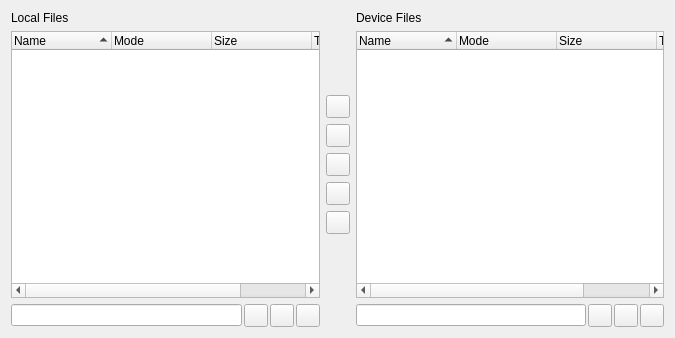
<?xml version="1.0" encoding="UTF-8"?>
<ui version="4.0">
 <class>MicroPythonFileManagerWidget</class>
 <widget class="QWidget" name="MicroPythonFileManagerWidget">
  <property name="geometry">
   <rect>
    <x>0</x>
    <y>0</y>
    <width>675</width>
    <height>338</height>
   </rect>
  </property>
  <layout class="QGridLayout" name="gridLayout">
   <item row="0" column="0">
    <widget class="QLabel" name="label">
     <property name="sizePolicy">
      <sizepolicy hsizetype="Expanding" vsizetype="Preferred">
       <horstretch>0</horstretch>
       <verstretch>0</verstretch>
      </sizepolicy>
     </property>
     <property name="text">
      <string>Local Files</string>
     </property>
    </widget>
   </item>
   <item row="0" column="2">
    <layout class="QHBoxLayout" name="horizontalLayout_3">
     <item>
      <widget class="QLabel" name="label_2">
       <property name="sizePolicy">
        <sizepolicy hsizetype="Expanding" vsizetype="Preferred">
         <horstretch>0</horstretch>
         <verstretch>0</verstretch>
        </sizepolicy>
       </property>
       <property name="text">
        <string>Device Files</string>
       </property>
      </widget>
     </item>
     <item>
      <widget class="EricLed" name="deviceConnectedLed" native="true"/>
     </item>
    </layout>
   </item>
   <item row="1" column="0">
    <widget class="QTreeWidget" name="localFileTreeWidget">
     <property name="contextMenuPolicy">
      <enum>Qt::CustomContextMenu</enum>
     </property>
     <property name="alternatingRowColors">
      <bool>true</bool>
     </property>
     <property name="rootIsDecorated">
      <bool>false</bool>
     </property>
     <property name="itemsExpandable">
      <bool>false</bool>
     </property>
     <property name="sortingEnabled">
      <bool>true</bool>
     </property>
     <attribute name="headerShowSortIndicator" stdset="0">
      <bool>true</bool>
     </attribute>
     <column>
      <property name="text">
       <string>Name</string>
      </property>
     </column>
     <column>
      <property name="text">
       <string>Mode</string>
      </property>
     </column>
     <column>
      <property name="text">
       <string>Size</string>
      </property>
     </column>
     <column>
      <property name="text">
       <string>Time</string>
      </property>
     </column>
    </widget>
   </item>
   <item row="1" column="1">
    <layout class="QVBoxLayout" name="verticalLayout">
     <item>
      <spacer name="verticalSpacer_2">
       <property name="orientation">
        <enum>Qt::Vertical</enum>
       </property>
       <property name="sizeHint" stdset="0">
        <size>
         <width>20</width>
         <height>26</height>
        </size>
       </property>
      </spacer>
     </item>
     <item>
      <widget class="QToolButton" name="syncButton">
       <property name="toolTip">
        <string>Press to sync the local directory to the device directory</string>
       </property>
      </widget>
     </item>
     <item>
      <widget class="QToolButton" name="putButton">
       <property name="toolTip">
        <string>Press to copy the selected file to the device</string>
       </property>
      </widget>
     </item>
     <item>
      <widget class="QToolButton" name="putAsButton">
       <property name="toolTip">
        <string>Press to copy the selected file to the device with a new name</string>
       </property>
      </widget>
     </item>
     <item>
      <widget class="QToolButton" name="getButton">
       <property name="toolTip">
        <string>Press to copy the selected file from the device</string>
       </property>
      </widget>
     </item>
     <item>
      <widget class="QToolButton" name="getAsButton">
       <property name="toolTip">
        <string>Press to copy the selected file from the device with a new name</string>
       </property>
      </widget>
     </item>
     <item>
      <spacer name="verticalSpacer">
       <property name="orientation">
        <enum>Qt::Vertical</enum>
       </property>
       <property name="sizeHint" stdset="0">
        <size>
         <width>20</width>
         <height>26</height>
        </size>
       </property>
      </spacer>
     </item>
    </layout>
   </item>
   <item row="1" column="2">
    <widget class="QTreeWidget" name="deviceFileTreeWidget">
     <property name="contextMenuPolicy">
      <enum>Qt::CustomContextMenu</enum>
     </property>
     <property name="alternatingRowColors">
      <bool>true</bool>
     </property>
     <property name="rootIsDecorated">
      <bool>false</bool>
     </property>
     <property name="itemsExpandable">
      <bool>false</bool>
     </property>
     <property name="sortingEnabled">
      <bool>true</bool>
     </property>
     <attribute name="headerShowSortIndicator" stdset="0">
      <bool>true</bool>
     </attribute>
     <column>
      <property name="text">
       <string>Name</string>
      </property>
     </column>
     <column>
      <property name="text">
       <string>Mode</string>
      </property>
     </column>
     <column>
      <property name="text">
       <string>Size</string>
      </property>
     </column>
     <column>
      <property name="text">
       <string>Time</string>
      </property>
     </column>
    </widget>
   </item>
   <item row="2" column="0">
    <layout class="QHBoxLayout" name="horizontalLayout">
     <property name="spacing">
      <number>2</number>
     </property>
     <item>
      <widget class="QLineEdit" name="localCwd">
       <property name="readOnly">
        <bool>true</bool>
       </property>
      </widget>
     </item>
     <item>
      <widget class="QToolButton" name="localUpButton">
       <property name="toolTip">
        <string>Press to move one directory level up</string>
       </property>
      </widget>
     </item>
     <item>
      <widget class="QToolButton" name="localHomeButton">
       <property name="toolTip">
        <string>Press to move to the configured home directory</string>
       </property>
      </widget>
     </item>
     <item>
      <widget class="QToolButton" name="localReloadButton">
       <property name="toolTip">
        <string>Press to reload the list</string>
       </property>
      </widget>
     </item>
    </layout>
   </item>
   <item row="2" column="2">
    <layout class="QHBoxLayout" name="horizontalLayout_2">
     <property name="spacing">
      <number>2</number>
     </property>
     <item>
      <widget class="QLineEdit" name="deviceCwd">
       <property name="readOnly">
        <bool>true</bool>
       </property>
      </widget>
     </item>
     <item>
      <widget class="QToolButton" name="deviceUpButton">
       <property name="toolTip">
        <string>Press to move one directory level up</string>
       </property>
      </widget>
     </item>
     <item>
      <widget class="QToolButton" name="deviceHomeButton">
       <property name="toolTip">
        <string>Press to move to the device workspace directory</string>
       </property>
      </widget>
     </item>
     <item>
      <widget class="QToolButton" name="deviceReloadButton">
       <property name="toolTip">
        <string>Press to reload the list</string>
       </property>
      </widget>
     </item>
    </layout>
   </item>
  </layout>
 </widget>
 <customwidgets>
  <customwidget>
   <class>EricLed</class>
   <extends>QWidget</extends>
   <header>EricWidgets/EricLed.h</header>
   <container>1</container>
  </customwidget>
 </customwidgets>
 <tabstops>
  <tabstop>localFileTreeWidget</tabstop>
  <tabstop>deviceFileTreeWidget</tabstop>
  <tabstop>syncButton</tabstop>
  <tabstop>putButton</tabstop>
  <tabstop>putAsButton</tabstop>
  <tabstop>getButton</tabstop>
  <tabstop>getAsButton</tabstop>
  <tabstop>localCwd</tabstop>
  <tabstop>localUpButton</tabstop>
  <tabstop>localHomeButton</tabstop>
  <tabstop>localReloadButton</tabstop>
  <tabstop>deviceCwd</tabstop>
  <tabstop>deviceUpButton</tabstop>
  <tabstop>deviceHomeButton</tabstop>
  <tabstop>deviceReloadButton</tabstop>
 </tabstops>
 <resources/>
 <connections/>
</ui>
